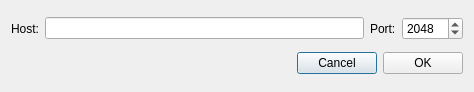
<?xml version="1.0" encoding="UTF-8"?>
<ui version="4.0">
 <class>NewNodeDialog</class>
 <widget class="QDialog" name="NewNodeDialog">
  <property name="windowModality">
   <enum>Qt::ApplicationModal</enum>
  </property>
  <property name="geometry">
   <rect>
    <x>0</x>
    <y>0</y>
    <width>474</width>
    <height>92</height>
   </rect>
  </property>
  <property name="windowTitle">
   <string>New remote node</string>
  </property>
  <layout class="QVBoxLayout" name="verticalLayout">
   <item>
    <layout class="QHBoxLayout" name="horizontalLayout">
     <item>
      <widget class="QLabel" name="label">
       <property name="text">
        <string>Host:</string>
       </property>
      </widget>
     </item>
     <item>
      <widget class="QLineEdit" name="m_hostEdit"/>
     </item>
     <item>
      <widget class="QLabel" name="label_2">
       <property name="text">
        <string>Port:</string>
       </property>
      </widget>
     </item>
     <item>
      <widget class="QSpinBox" name="m_portSpin">
       <property name="minimum">
        <number>1</number>
       </property>
       <property name="maximum">
        <number>65535</number>
       </property>
       <property name="value">
        <number>2048</number>
       </property>
      </widget>
     </item>
    </layout>
   </item>
   <item>
    <layout class="QHBoxLayout" name="horizontalLayout_2">
     <item>
      <spacer name="horizontalSpacer">
       <property name="orientation">
        <enum>Qt::Horizontal</enum>
       </property>
       <property name="sizeHint" stdset="0">
        <size>
         <width>40</width>
         <height>20</height>
        </size>
       </property>
      </spacer>
     </item>
     <item>
      <widget class="QPushButton" name="m_cancelButton">
       <property name="text">
        <string>Cancel</string>
       </property>
      </widget>
     </item>
     <item>
      <widget class="QPushButton" name="m_okButton">
       <property name="text">
        <string>OK</string>
       </property>
      </widget>
     </item>
    </layout>
   </item>
  </layout>
 </widget>
 <resources/>
 <connections>
  <connection>
   <sender>m_okButton</sender>
   <signal>clicked()</signal>
   <receiver>NewNodeDialog</receiver>
   <slot>accept()</slot>
   <hints>
    <hint type="sourcelabel">
     <x>500</x>
     <y>62</y>
    </hint>
    <hint type="destinationlabel">
     <x>276</x>
     <y>44</y>
    </hint>
   </hints>
  </connection>
  <connection>
   <sender>m_cancelButton</sender>
   <signal>clicked()</signal>
   <receiver>NewNodeDialog</receiver>
   <slot>reject()</slot>
   <hints>
    <hint type="sourcelabel">
     <x>417</x>
     <y>62</y>
    </hint>
    <hint type="destinationlabel">
     <x>276</x>
     <y>44</y>
    </hint>
   </hints>
  </connection>
 </connections>
</ui>
